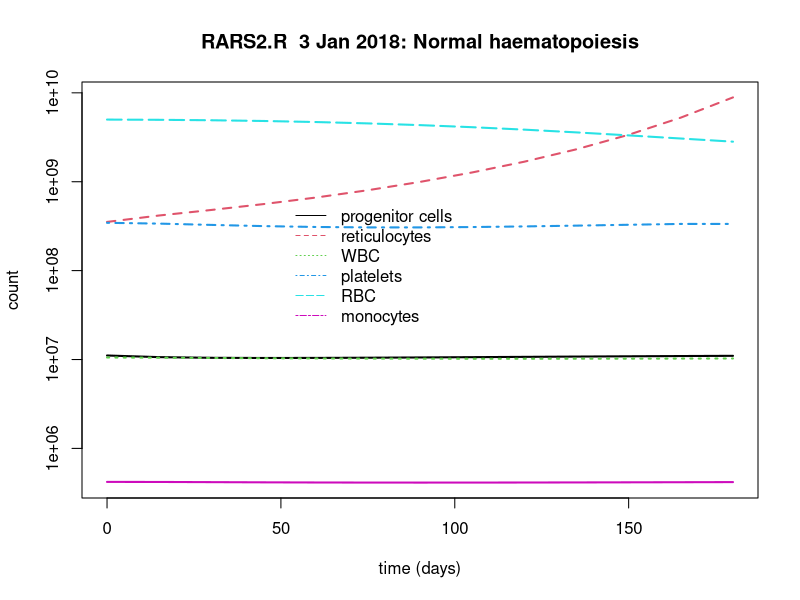

R code for this plot:
# RARS2.R  Model of RARS   Normal and dysplastic haematopoiesis model      3 January 2018
# MDS progenitor population has (optionally) impaired differentiation
# Tabulated output in tableM.txt
# Set Kgx to 2 for wild type or <2 for mutant ras (line 157). Set TET2 to 1.0 (TET2+) or 0.001 (TET2-) (line 165)
#
setwd("~/ccf/bobJackson")
library(deSolve)
# state variables are capitalized
# P     = progenitors (old CFU-GM)
# Q     = quiescent progenitors
# N     = Neutrophils
# TN    = Tissue Neutrophils
# M     = monocytes
# AN    = Activated Neutrophils
# ERYTH = erythroblasts
# MKP   = megalokaryoblasts
# MKcyte= megalokaryocytes
# Lym   = lymphocytes
# RBC   = circulating red cells
# MDP   = CMML progenitors
# MDQ   = quiescent CMML progenitors
# MDM   = dysplastic monocytes
# MDN   = dysplastic neutrophils
# MDT   = dysplastic tissue neutrophils
# MDA   = activated dysplastic cells
# GM    = GM-CSF   
# STAT5 = STAT5 
# STAT3 = STAT3
# Mcl1  = mantle cell lymphoma 1 (antiapoptosis factor)
# GCSF  = G-CSF
# Pla   = platelets
# Retic = reticulocytes
# epo   = erythropoietin
# Fe2   = Fe2+ in nucleus and cytosol
# MFe   = Fe2+ in mitochondria

# Drugs used to manipulate the system

#mo = MOR103 = Ab blocker of GM   (2)
#das= dasatinib                   (3)
#sb = SB272844 = IL8 inhibitor    (4)
#cn = CNDAC = sapacitabine becomes this = SSB producer = DSBs in S via HR  (5)
#seli = seliciclib = cdk9 inhibitor, blocks transcription of Mcl-1 (6)
#imab = infliximab, anti-TNF moab (7)
#ifna = interferon alpha (8)
#antiox = ascorbic acid, antoxidant (9)
#dac  = decitabine (10)

ix=15   # inner loopindex
nlines=12; dim=(nlines+1)*16
Cmatrix <- matrix(1:dim, ncol=16)

colnames(Cmatrix)<-c("Time","P","Retic","WBC","Platelets","RBC","monocytes","epo","MKcytes","mito-Fe","fe2","N","ERYTH","GM-CSF","MKP","G-CSF")
#
SF3B1=1.0;
SF3B1=0.01;
PI=1.11e7; QI=1.43e6; NI=7.12e6; TNI=1.12e5; ANI=12.8; MDPI=0; MDQI=0; MI=4.2e5; Lym=3.0e6;                                                # starting values
MDNI=0; MDTI=0; MDAI=0; GMI=.05673; STAT5I=.01004; STAT3I=26.59; Mcl1I=2.021; ROSI=1.967; ablI=0; il8I=4; GCSFI=.75; il3I=1; 
ERYTHI=1.27e8; RBCI=5.0e9; MKPI=1.423e4; MKcyteI=1.18e5; PlaI=3.45e8; MDMI=0; ReticI=3.53e8; epoI=.05; Fe2I=5.02; MFeI=11.9     # initial iron concentrations in nucleus and mitochondria
weightP=1.0; weightM=1.0; weightE=0.1; weightMK=1.5             # weighting factors for competition function
CFUlimit=PI*weightP+MDPI*weightM+ERYTHI*weightE+MKPI*weightMK
timex=0; timeW=9999; flag1=1

fmyelo <- function(Time, State, Pars) {
	with(as.list(c(State, Pars)), {
				vX.P = Vx.p*il3/(il3+Kil3)
				vP.P = P*Vp.p*GM/(GM+Kgm)/(1+cn/Kcn)*(1-Qf)
				vP.N = P*Vp.n*GCSF/(GCSF+Kg)
				vP.M = P*Vp.m/(1+(M+MDM)/KiM)
				vN.TN = N*Vn.tn*il8/(il8+Kil8)/(1+sb/Ksb)
				vN.X = N*Vn.x/(1+Mcl1/Kmcl1)
				vTN.X = TN*Vtn.x/(1+Mcl1/Kmcl1)
				vTN.AN = TN*Vtn.an*STAT5/(STAT5+Kstat5)
				vAN.TN = AN*Van.tn
				vP.Q = P*Vp.p*GM/(GM+Kgm)/(1+cn/Kcn)*Qf
				vQ.P = Q*Vq.p/(1+P/Kp)
				vX.MDP = Vx.mdp*il3/(il3+Kil3)
				vMDP.MDP = MDP*Vmdp.mdp*GM/(GM+Kgx)/(1+cn/Kcn)*(1-Qf)      #  for wild-type Kgx=2; for mutant ras Kgx<2 
				vMDP.MDN = MDP*Vp.n*GCSF/(GCSF+Kg)*dfactor                 # dfactor = MDS differentiation impairment factor (0-1)
    				vMDP.MDM = MDP*Vp.m/(1+(M+MDM)*(TET2+(1-TET2)*dac/Kidac/(1+dac/Kidac))/KiM)
				vMDN.MDT = MDN*Vn.tn*il8/(il8+Kil8)/(1+sb/Ksb)		
				vMDN.X   = MDN*Vn.x/(1+Mcl1/Kmcl1)
				vMDT.MDA = MDT*Vtn.an*STAT5/(STAT5+Kstat5)
				vMDT.X = MDT*Vtn.x/(1+Mcl1/Kmcl1)
				vMDA.MDT = MDA*Van.tn
				vMDP.MDQ = MDP*Vmdp.mdp*GM/(GM+Kgx)/(1+cn/Kcn)*Qf
				vMDQ.MDP = MDQ*Vq.p/(1+MDP/Kp)
				vX.GM = Vx.gm/(1+(N+M+MDN+MDM)/Kn)/(1+mo/Kmo)
				vGM.X = GM*Vgm.x
				vX.STAT5=Vx.stat5*(1+abl/(Kabl*(1+das/Kdas)))
				vSTAT5.X=STAT5*Vstat5.x
				vX.STAT3=Vx.stat3*(1+AN/Kan)
				vSTAT3.X=STAT3*Vstat3.x
	                        vX.MCL1=Vx.mcl1*(1+abl/(Kabl2*(1+das/Kdas)))/(1+seli/Kseli)/(1+ifna/Kifna)
				vMCL1.X=Mcl1*Vmcl1.x
				vX.ROS=STAT3*Vx.ros/(STAT3+Kstat3)
				vROS.X=ROS*antiox*Kros2
				vX.ABL=tnfa/(1+imab/Kimab)*Vx.abl/(tnfa+Ktnfa)
				vABL.X=abl*Vabl.x
				vIL8.X=Vil8.x*ROS^nHr/(ROS^nHr+kkmax)
				vERYTH.ERYTH=ERYTH*Veryth.eryth *epo/(epo+Kepo)
				vRBC.X=RBC*Krbc.x
				vMKP.MKP=MKP*Vmkp.mkp/(1+Pla/Kpla)
				vMKP.MKcyte=MKP*Vmkp.mkcyte
				vMKcyte.Pla=MKcyte*Kmkcyte.pla
				vPla.x=Pla*Kpla.x
				vM.X=M*Km.x
				vMDM.X=MDM*Km.x
				vX.GCSF=Vx.gcsf/(1+(N+MDN)/Kineut)
				vGCSF.X=GCSF*Kgcsf.x
				vERYTH.RETIC=ERYTH*Veryth.retic
				vRETIC.X=Retic*Kretic.x
				vRETIC.RBC=Retic*Vretic.rbc*Fe2/5.0
				vX.EPO=Vx.epo/(1+RBC/Krbc)
				vEPO.X=epo*Vepo.x
				vX.Fe2 = Vx.Fe2*Fe2/5.0
				vFe2.X = VFe2.x*vRETIC.RBC
				vFe2.MFe = Fe2*VFe2.mfe 
				vMFe.Fe2 = MFe*Vmfe.Fe2*ABCB7
				
				dP = vX.P + vP.P - vP.N - vP.Q + vQ.P - vP.M
				dQ = vP.Q - vQ.P
				dN = vP.N*volM/volP - vN.TN - vN.X
				dTN = vN.TN*volP/volT - vTN.X - vTN.AN + vAN.TN
				dAN = vTN.AN - vAN.TN
			        dMDP = vX.MDP + vMDP.MDP + vMDQ.MDP - vMDP.MDN - vMDP.MDQ - vMDP.MDM
				dMDQ = vMDP.MDQ - vMDQ.MDP
				dMDN = vMDP.MDN*volM/volP - vMDN.MDT - vMDN.X
				dMDT = vMDN.MDT*volP/volT - vMDT.MDA + vMDA.MDT - vMDT.X
				dMDA = vMDT.MDA*volP/volT - vMDA.MDT
				dGM  = vX.GM-vGM.X
				dSTAT5 =vX.STAT5-vSTAT5.X
				dSTAT3 =vX.STAT3-vSTAT3.X
				dMcl1  =vX.MCL1-vMCL1.X
				dROS   = vX.ROS - vROS.X
				dabl   =vX.ABL-vABL.X
				dIL8   = 0
				dGCSF  = vX.GCSF-vGCSF.X
				dil3   =(vX.ABL-vABL.X)/(Km0*(1+das/Kdas))
				dERYTH = vERYTH.ERYTH-vERYTH.RETIC
				dRBC   = vRETIC.RBC-vRBC.X
				dMKP   = vMKP.MKP-vMKP.MKcyte
				dMKcyte= vMKP.MKcyte-vMKcyte.Pla
				dPla   = vMKcyte.Pla*5000-vPla.x
				dM     = vP.M-vM.X
				dMDM   = vMDP.MDM-vMDM.X
				dRetic = vERYTH.RETIC-vRETIC.X-vRETIC.RBC
				depo   = vX.EPO-vEPO.X
				dFe2   = vX.Fe2-vFe2.X-vFe2.MFe+vMFe.Fe2*volmt/volcs
				dMFe   = vFe2.MFe*volcs/volmt-vMFe.Fe2

				return(list(c(dP,dQ,dN,dTN,dAN,dMDP,dMDQ,dMDN,dMDT,dMDA,dGM,dSTAT5,dSTAT3,dMcl1,dROS,dabl,dIL8,dGCSF,dil3,dERYTH,dRBC,dMKP,dMKcyte,dPla,dM,dMDM,dRetic,depo,dFe2,dMFe),
   						c(vP.P=vP.P,vP.N=vP.N,vN.TN=vN.TN,vTN.X=vTN.X,vTN.AN=vTN.AN,vAN.TN=vAN.TN,vP.Q=vP.Q,vQ.P=vQ.P,vRETIC.RBC=vRETIC.RBC,vERYTH.RETIC=vERYTH.RETIC,vRETIC.X=vRETIC.X))
					   )
			}) 
}

pars=c(Vx.p=1.53e4, Vx.mdp=0,Kil3=1, Vp.p=.236, Vmdp.mdp=.236, Kgm=2, Kgx=2, Kcn=0.1, Vp.n=.026, Kg=1, Kmo=1,Vn.tn=.781, Kil8=396, Ksb=250, Vtn.x=.038, Kmcl1=2.438, Vtn.an=.001, Kstat5=.1, 
Van.tn=.09, Vq.p=.53778, Kp=7e4, Vx.gm=2.007, Kn=1.96e4, Vgm.x=.05,Vx.stat5=.002, Kabl=1, Kdas=5, Vstat5.x=.2, Vx.stat3=1.5, Kan=100, Vstat3.x=.1, Vn.x=2e-3, Vx.mcl1=1, Kabl2=1, Vmcl1.x=.5, 
Vx.ros=980, Kstat3=250, Kros=30, Kgsh=9.5e5, Vp.m=6e-3,Kros2=.104, Kpla=3e9, Kseli=.3, Kifna=1, Vbact.x=5.756e-2, nHr=2.5,kkmax=320,Vx.abl=.22,Ktnfa=1,Kimab=1,Kidac=1.0, Vabl.x=.0145,
Vil8.x=5e-4, tnfa=.01, bact=0, Vtnfa.x=5e-6, Ka2=.5, Km0=.1, dfactor=1.0, TET2=1, Veryth.eryth=.78, Vretic.rbc=8.4e-2, Krbc=5.0e9, Krbc.x=6.3e-3, Vmkp.mkp=.223, Vmkp.mkcyte=.2, 
Kmkcyte.pla=.029, Kpla.x=.05, Km.x=.012, Kras=1.6, Vx.gcsf=.02, Kgcsf.x=.01, Kineut=5e+6, KiM=3.5e+4, Veryth.retic=0.39, Kretic.x=4.05e-2, Vx.epo=0.02, Vepo.x=0.2, Kepo=.05, Vx.Fe2=7.98e-2,
VFe2.x=2.5e-9, VFe2.mfe=1.52e-2, Vmfe.Fe2=6.4e-2, 
Qf=.0373, volP=2900, volM=1400, volT=65700, volcs=0.9, volmt=0.1, ABCB7=SF3B1,    # these are boundary  conditions
bu=0,mo=0,das=0,sb=0,cn=0,seli=0,imab=0,ifna=0,antiox=7,dac=0) # Drug concns

X0=c(P=PI,Q=QI,N=NI,TN=TNI,AN=ANI,MDP=MDPI,MDQ=MDQI,MDN=MDNI,MDT=MDTI,MDA=MDAI,GM=GMI,STAT5=STAT5I,STAT3=STAT3I,Mcl1=Mcl1I,ROS=ROSI,abl=ablI,il8=il8I,GCSF=GCSFI,il3=il3I,ERYTH=ERYTHI,RBC=RBCI,
MKP=MKPI, MKcyte=MKcyteI,Pla=PlaI,M=MI,MDM=MDMI,Retic=ReticI,epo=epoI,Fe2=Fe2I,MFe=MFeI)
                                                 # Starting values for variables

Cmatrix[1,1]<-0;Cmatrix[1,2]<-PI;Cmatrix[1,3]<-ReticI;Cmatrix[1,4]<-NI+MDNI+MI+MDMI+Lym; Cmatrix[1,5]<-PlaI;Cmatrix[1,6]<-RBCI;Cmatrix[1,7]<-MI+MDMI;Cmatrix[1,8]<-epoI;Cmatrix[1,9]=MKcyteI;
Cmatrix[1,10]<-MFeI;Cmatrix[1,11]<-Fe2I;Cmatrix[1,12]<-NI;Cmatrix[1,13]<-ERYTHI;Cmatrix[1,14]=GMI;Cmatrix[1,15]=MKPI;Cmatrix[1,16]=GCSFI;
									   								   
times <- seq(1,ix, by = 1)
out   <- ode(X0, times, fmyelo, pars)
        
	for(i in seq(from=2, to=nlines, by=1)) {
	P=out[ix,2]; Q=out[ix,3]; N=out[ix,4]; TN=out[ix,5]; AN=out[ix,6]; MDP=out[ix,7]; MDQ=out[ix,8]; MDN=out[ix,9]; MDT=out[ix,10]; MDA=out[ix,11]
	GM=out[ix,12]; STAT5=out[ix,13]; STAT3=out[ix,14]; Mcl1=out[ix,15]; ROS=out[ix,16]; abl=out[ix,17]; il8=out[ix,18]; GCSF=out[ix,19]; il3=out[ix,20]; ERYTH=out[ix,21]; RBC=out[ix,22];
        MKP=out[ix,23];MKcyte=out[ix,24];Pla=out[ix,25];M=out[ix,26];MDM=out[ix,27];Retic=out[ix,28];epo=out[ix,29];Fe2=out[ix,30];MFe=out[ix,31]
	X0=c(P,Q,N,TN,AN,MDP,MDQ,MDN,MDT,MDA,GM,STAT5,STAT3,Mcl1,ROS,abl,il8,GCSF,il3,ERYTH,RBC,MKP,MKcyte,Pla,M,MDM,Retic,epo,Fe2,MFe)
                                                                            
Cmatrix[i,1]<-out[ix,1];Cmatrix[i,2]<-P;Cmatrix[i,3]<-Retic;Cmatrix[i,4]<-N+MDN+M+MDM+Lym; Cmatrix[i,5]<-Pla;Cmatrix[i,6]<-RBC; Cmatrix[i,7]=M+MDM; Cmatrix[i,8]<-out[ix,29];Cmatrix[i,9]=MKcyte; 
Cmatrix[i,10]<-out[ix,31]; Cmatrix[i,11]<-out[ix,30]; Cmatrix[i,12]<-N;Cmatrix[i,13]<-ERYTH; Cmatrix[i,14]=GM; Cmatrix[i,15]=out[ix,23]; Cmatrix[i,16]=out[ix,19];

times <- seq(ix*(i-1)+1,ix*i, by = 1)
out   <- ode(X0, times, fmyelo, pars);P=out[ix,2]; MDP=out[ix,7]; ERYTH=out[ix,21]; MKP=out[ix,23];

# Competition function
progenitors=P*weightP+MDP*weightM+ERYTH*weightE+MKP*weightMK; 
if(progenitors>CFUlimit) {ratioN=P*weightP/progenitors;ratioM=MDP*weightM/progenitors;ratioE=ERYTH*weightE/progenitors;ratioMK=MKP*weightMK/progenitors
        P=ratioN*CFUlimit/weightP; MDP=ratioM*CFUlimit/weightM; ERYTH=ratioE*CFUlimit/weightE; MKP=ratioMK*CFUlimit/weightMK; }

timex=out[ix,1]; if(flag1 && (M+MDM)>4e6){flag1=0; timeW=timex}
if(MDP<.5)MDP=0;
                       }
Cmatrix[i+1,1]=timex;Cmatrix[i+1,2]<-out[ix,2];Cmatrix[i+1,3]<-out[ix,28];Cmatrix[i+1,4]<-out[ix,4]+out[ix,9]+out[ix,26]+out[ix,27]+Lym;Cmatrix[i+1,5]=Pla;Cmatrix[i+1,6]<-out[ix,22]
Cmatrix[i+1,7]<-out[ix,26]+out[ix,27]; Cmatrix[i+1,8]<-out[ix,29];Cmatrix[i+1,9]<-out[ix,24]; Cmatrix[i+1,10]<-out[ix,31];Cmatrix[i+1,11]<-out[ix,30];Cmatrix[i+1,12]<-out[ix,4]
Cmatrix[i+1,13]=out[ix,21];Cmatrix[i+1,14]=out[ix,12];Cmatrix[i+1,15]=out[ix,23]; Cmatrix[i+1,16]=out[ix,19]

write.table(Cmatrix, file="tableM.txt", append=FALSE, quote=FALSE, sep=" ", row.names=TRUE, col.names=TRUE); 
Cmatrix
outline<-c("Time to onset", timeW,     "MDA = ", MDA, "GM = ", GM); #print(outline)

matplot(Cmatrix[,1], Cmatrix[,2:7], type = "l", xlab = "time (days)", ylab = "count",
main = "RARS2.R  3 Jan 2018: Normal haematopoiesis", log="y", lwd = 2)
legend(50,7e8, c("progenitor cells", "reticulocytes","WBC", "platelets","RBC","monocytes"), col = 1:6, lty = 1:6,bty="n")
